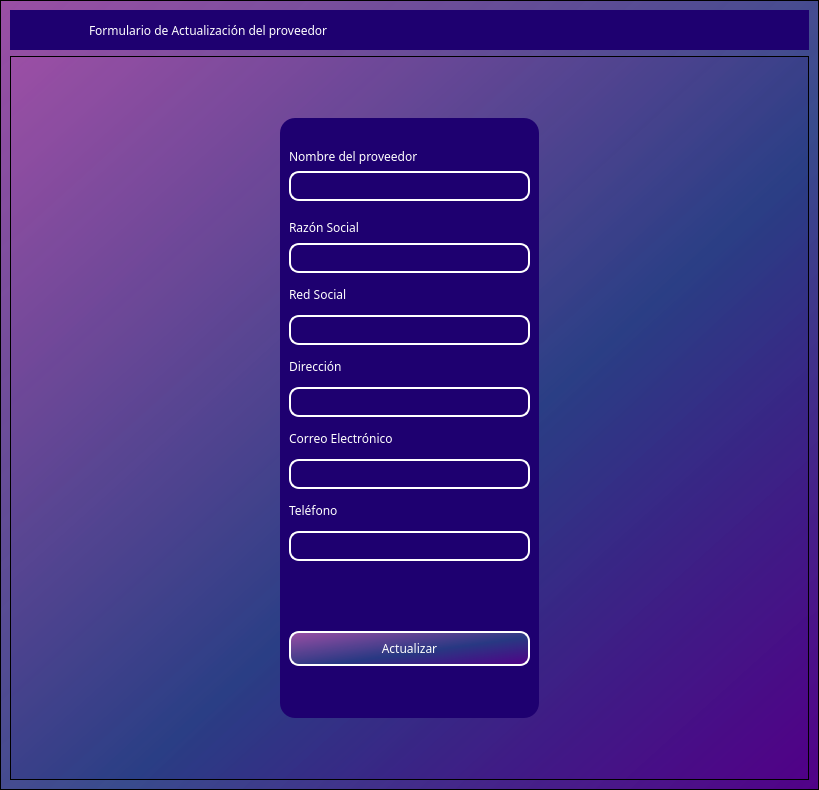
<?xml version="1.0" encoding="UTF-8"?>
<ui version="4.0">
 <class>MainWindow</class>
 <widget class="QMainWindow" name="MainWindow">
  <property name="geometry">
   <rect>
    <x>0</x>
    <y>0</y>
    <width>819</width>
    <height>790</height>
   </rect>
  </property>
  <property name="windowTitle">
   <string>MainWindow</string>
  </property>
  <property name="styleSheet">
   <string notr="true"/>
  </property>
  <widget class="QWidget" name="centralwidget">
   <property name="styleSheet">
    <string notr="true"/>
   </property>
   <layout class="QVBoxLayout" name="verticalLayout">
    <property name="spacing">
     <number>0</number>
    </property>
    <property name="leftMargin">
     <number>0</number>
    </property>
    <property name="topMargin">
     <number>0</number>
    </property>
    <property name="rightMargin">
     <number>0</number>
    </property>
    <property name="bottomMargin">
     <number>0</number>
    </property>
    <item>
     <widget class="QFrame" name="frame">
      <property name="enabled">
       <bool>true</bool>
      </property>
      <property name="styleSheet">
       <string notr="true">font-family: Noto Sans SC;
background-color: qlineargradient(spread:pad, x1:1, y1:1, x2:0, y2:0, stop:0 rgba(81, 0, 135, 255), stop:0.427447 rgba(41, 61, 132, 235), stop:1 rgba(155, 79, 165, 255));
</string>
      </property>
      <property name="frameShape">
       <enum>QFrame::StyledPanel</enum>
      </property>
      <property name="frameShadow">
       <enum>QFrame::Raised</enum>
      </property>
      <layout class="QVBoxLayout" name="verticalLayout_2">
       <item>
        <widget class="QFrame" name="frame_superior">
         <property name="minimumSize">
          <size>
           <width>0</width>
           <height>40</height>
          </size>
         </property>
         <property name="maximumSize">
          <size>
           <width>16777215</width>
           <height>40</height>
          </size>
         </property>
         <property name="styleSheet">
          <string notr="true">QPushButton{
	border-radius:18px;
}

QPushButton:hover{
	background-color: rgb(0, 0, 0);
}
QFrame{
	border-radius:25px;
 	background-color: #1E0070;
}</string>
         </property>
         <property name="frameShape">
          <enum>QFrame::StyledPanel</enum>
         </property>
         <property name="frameShadow">
          <enum>QFrame::Raised</enum>
         </property>
         <layout class="QHBoxLayout" name="horizontalLayout_3">
          <property name="spacing">
           <number>4</number>
          </property>
          <property name="leftMargin">
           <number>0</number>
          </property>
          <property name="topMargin">
           <number>0</number>
          </property>
          <property name="rightMargin">
           <number>0</number>
          </property>
          <property name="bottomMargin">
           <number>0</number>
          </property>
          <item>
           <spacer name="horizontalSpacer">
            <property name="orientation">
             <enum>Qt::Horizontal</enum>
            </property>
            <property name="sizeType">
             <enum>QSizePolicy::Fixed</enum>
            </property>
            <property name="sizeHint" stdset="0">
             <size>
              <width>25</width>
              <height>15</height>
             </size>
            </property>
           </spacer>
          </item>
          <item>
           <widget class="QPushButton" name="pushButton">
            <property name="maximumSize">
             <size>
              <width>50</width>
              <height>35</height>
             </size>
            </property>
            <property name="styleSheet">
             <string notr="true">QPushButton{
 	background-color: #1E0070;
}</string>
            </property>
            <property name="text">
             <string/>
            </property>
            <property name="icon">
             <iconset>
              <normalon>../image/provider.png</normalon>
             </iconset>
            </property>
            <property name="iconSize">
             <size>
              <width>35</width>
              <height>25</height>
             </size>
            </property>
           </widget>
          </item>
          <item>
           <widget class="QLabel" name="label_2">
            <property name="layoutDirection">
             <enum>Qt::LeftToRight</enum>
            </property>
            <property name="styleSheet">
             <string notr="true">color:white;
font: 12pt &quot;MS Shell Dlg 2&quot;;</string>
            </property>
            <property name="text">
             <string>Formulario de Actualización del proveedor</string>
            </property>
            <property name="scaledContents">
             <bool>false</bool>
            </property>
            <property name="alignment">
             <set>Qt::AlignLeading|Qt::AlignLeft|Qt::AlignVCenter</set>
            </property>
            <property name="margin">
             <number>0</number>
            </property>
           </widget>
          </item>
          <item>
           <widget class="QPushButton" name="bt_minimize">
            <property name="minimumSize">
             <size>
              <width>38</width>
              <height>38</height>
             </size>
            </property>
            <property name="maximumSize">
             <size>
              <width>38</width>
              <height>38</height>
             </size>
            </property>
            <property name="styleSheet">
             <string notr="true">
 	background-color: #1E0070;

</string>
            </property>
            <property name="text">
             <string/>
            </property>
            <property name="icon">
             <iconset>
              <normaloff>image/minus.svg</normaloff>image/minus.svg</iconset>
            </property>
            <property name="iconSize">
             <size>
              <width>38</width>
              <height>38</height>
             </size>
            </property>
           </widget>
          </item>
          <item>
           <widget class="QPushButton" name="bt_maximize">
            <property name="minimumSize">
             <size>
              <width>38</width>
              <height>38</height>
             </size>
            </property>
            <property name="maximumSize">
             <size>
              <width>38</width>
              <height>38</height>
             </size>
            </property>
            <property name="styleSheet">
             <string notr="true">
 	background-color: #1E0070;

</string>
            </property>
            <property name="text">
             <string/>
            </property>
            <property name="icon">
             <iconset>
              <normaloff>image/chevron-up.svg</normaloff>image/chevron-up.svg</iconset>
            </property>
            <property name="iconSize">
             <size>
              <width>38</width>
              <height>38</height>
             </size>
            </property>
           </widget>
          </item>
          <item>
           <widget class="QPushButton" name="bt_normal">
            <property name="minimumSize">
             <size>
              <width>38</width>
              <height>38</height>
             </size>
            </property>
            <property name="maximumSize">
             <size>
              <width>38</width>
              <height>38</height>
             </size>
            </property>
            <property name="styleSheet">
             <string notr="true">
 	background-color: #1E0070;

</string>
            </property>
            <property name="text">
             <string/>
            </property>
            <property name="icon">
             <iconset>
              <normaloff>image/chevron-down.svg</normaloff>image/chevron-down.svg</iconset>
            </property>
            <property name="iconSize">
             <size>
              <width>38</width>
              <height>38</height>
             </size>
            </property>
           </widget>
          </item>
          <item>
           <widget class="QPushButton" name="bt_close">
            <property name="minimumSize">
             <size>
              <width>38</width>
              <height>38</height>
             </size>
            </property>
            <property name="maximumSize">
             <size>
              <width>38</width>
              <height>38</height>
             </size>
            </property>
            <property name="styleSheet">
             <string notr="true">
 	background-color: #1E0070;

</string>
            </property>
            <property name="text">
             <string/>
            </property>
            <property name="icon">
             <iconset>
              <normaloff>image/x.svg</normaloff>image/x.svg</iconset>
            </property>
            <property name="iconSize">
             <size>
              <width>38</width>
              <height>38</height>
             </size>
            </property>
           </widget>
          </item>
         </layout>
        </widget>
       </item>
       <item>
        <widget class="QFrame" name="frame_3">
         <property name="frameShape">
          <enum>QFrame::StyledPanel</enum>
         </property>
         <property name="frameShadow">
          <enum>QFrame::Raised</enum>
         </property>
         <layout class="QHBoxLayout" name="horizontalLayout_4">
          <item>
           <spacer name="horizontalSpacer_3">
            <property name="orientation">
             <enum>Qt::Horizontal</enum>
            </property>
            <property name="sizeHint" stdset="0">
             <size>
              <width>80</width>
              <height>20</height>
             </size>
            </property>
           </spacer>
          </item>
          <item>
           <layout class="QVBoxLayout" name="verticalLayout_4">
            <item>
             <widget class="QFrame" name="frame_4">
              <property name="maximumSize">
               <size>
                <width>500</width>
                <height>600</height>
               </size>
              </property>
              <property name="styleSheet">
               <string notr="true">QLabel {
	color: rgb(255, 255, 254);
	font: 12pt &quot;Arial&quot;;
	background-color: rgba(0, 0, 0,0);
}


QLineEdit{
background-color: rgba(0, 0, 0,0);
border-radius:10px; 
font: 12pt &quot;Arial&quot;;
color: rgb(255, 255, 254);
border: 2px solid  rgb(255, 255, 255);

}

QLineEdit:hover{
background-color: rgba(0, 0, 0,0);
border-radius:10px; 
font: 12pt &quot;Arial&quot;;
border: 2px solid  rgb(120, 0, 171);
}

QLineEdit:focus{
background-color: rgb(0, 0, 0);
border-radius:10px; 
font: 12pt &quot;Arial&quot;;
border: 2px solid rgb(120, 0, 171);
}

QCheckBox{
	font: 12pt &quot;Arial&quot;;
	color: rgb(255, 255, 255);
}

QCheckBox::indicator {
    width: 18px;
    height:18px;
}

QCheckBox::indicator:unchecked {
   background-image: url(image/square.svg);
}

QCheckBox::indicator:checked {
   background-image: url(image/check-square.svg);
}

QPushButton{
border-radius:10px; 
font: 12pt &quot;Arial&quot;;
color: rgb(255, 255, 254);
border: 2px solid #ffffff;
}

QPushButton:hover{
border-radius:10px; 
font: 12pt &quot;Arial&quot;;
color: rgb(255, 255, 255);
border: 2px solid rgb(120, 0, 171);
	background-color: rgb(120, 0, 171);
}
QFrame{
 	background-color: #1E0070;
	border-radius:15px; 
}
</string>
              </property>
              <property name="frameShape">
               <enum>QFrame::StyledPanel</enum>
              </property>
              <property name="frameShadow">
               <enum>QFrame::Raised</enum>
              </property>
              <layout class="QVBoxLayout" name="verticalLayout_3">
               <item>
                <spacer name="verticalSpacer_3">
                 <property name="orientation">
                  <enum>Qt::Vertical</enum>
                 </property>
                 <property name="sizeHint" stdset="0">
                  <size>
                   <width>20</width>
                   <height>40</height>
                  </size>
                 </property>
                </spacer>
               </item>
               <item>
                <widget class="QLabel" name="label_4">
                 <property name="text">
                  <string>Nombre del proveedor</string>
                 </property>
                </widget>
               </item>
               <item>
                <widget class="QLineEdit" name="nametxt">
                 <property name="minimumSize">
                  <size>
                   <width>0</width>
                   <height>30</height>
                  </size>
                 </property>
                </widget>
               </item>
               <item>
                <widget class="QLabel" name="label_9">
                 <property name="minimumSize">
                  <size>
                   <width>0</width>
                   <height>30</height>
                  </size>
                 </property>
                 <property name="maximumSize">
                  <size>
                   <width>16777215</width>
                   <height>20</height>
                  </size>
                 </property>
                 <property name="text">
                  <string>Razón Social</string>
                 </property>
                </widget>
               </item>
               <item>
                <widget class="QLineEdit" name="bunisessocialtxt">
                 <property name="minimumSize">
                  <size>
                   <width>0</width>
                   <height>30</height>
                  </size>
                 </property>
                </widget>
               </item>
               <item>
                <widget class="QLabel" name="label_7">
                 <property name="minimumSize">
                  <size>
                   <width>0</width>
                   <height>30</height>
                  </size>
                 </property>
                 <property name="text">
                  <string>Red Social</string>
                 </property>
                </widget>
               </item>
               <item>
                <widget class="QLineEdit" name="linksocialtxt">
                 <property name="minimumSize">
                  <size>
                   <width>0</width>
                   <height>30</height>
                  </size>
                 </property>
                 <property name="sizeIncrement">
                  <size>
                   <width>0</width>
                   <height>35</height>
                  </size>
                 </property>
                 <property name="baseSize">
                  <size>
                   <width>0</width>
                   <height>35</height>
                  </size>
                 </property>
                </widget>
               </item>
               <item>
                <widget class="QLabel" name="label_5">
                 <property name="minimumSize">
                  <size>
                   <width>0</width>
                   <height>30</height>
                  </size>
                 </property>
                 <property name="text">
                  <string>Dirección</string>
                 </property>
                </widget>
               </item>
               <item>
                <widget class="QLineEdit" name="addresstxt">
                 <property name="minimumSize">
                  <size>
                   <width>0</width>
                   <height>30</height>
                  </size>
                 </property>
                 <property name="maximumSize">
                  <size>
                   <width>16777215</width>
                   <height>16777215</height>
                  </size>
                 </property>
                 <property name="echoMode">
                  <enum>QLineEdit::Normal</enum>
                 </property>
                </widget>
               </item>
               <item>
                <widget class="QLabel" name="label_6">
                 <property name="minimumSize">
                  <size>
                   <width>0</width>
                   <height>30</height>
                  </size>
                 </property>
                 <property name="text">
                  <string>Correo Electrónico</string>
                 </property>
                </widget>
               </item>
               <item>
                <widget class="QLineEdit" name="emailtxt">
                 <property name="minimumSize">
                  <size>
                   <width>0</width>
                   <height>30</height>
                  </size>
                 </property>
                </widget>
               </item>
               <item>
                <widget class="QLabel" name="label">
                 <property name="minimumSize">
                  <size>
                   <width>0</width>
                   <height>30</height>
                  </size>
                 </property>
                 <property name="text">
                  <string>Teléfono</string>
                 </property>
                </widget>
               </item>
               <item>
                <widget class="QLineEdit" name="phonetxt">
                 <property name="minimumSize">
                  <size>
                   <width>0</width>
                   <height>30</height>
                  </size>
                 </property>
                </widget>
               </item>
               <item>
                <spacer name="verticalSpacer_4">
                 <property name="orientation">
                  <enum>Qt::Vertical</enum>
                 </property>
                 <property name="sizeHint" stdset="0">
                  <size>
                   <width>20</width>
                   <height>40</height>
                  </size>
                 </property>
                </spacer>
               </item>
               <item>
                <spacer name="verticalSpacer_5">
                 <property name="orientation">
                  <enum>Qt::Vertical</enum>
                 </property>
                 <property name="sizeHint" stdset="0">
                  <size>
                   <width>20</width>
                   <height>40</height>
                  </size>
                 </property>
                </spacer>
               </item>
               <item>
                <spacer name="verticalSpacer_6">
                 <property name="orientation">
                  <enum>Qt::Vertical</enum>
                 </property>
                 <property name="sizeHint" stdset="0">
                  <size>
                   <width>20</width>
                   <height>40</height>
                  </size>
                 </property>
                </spacer>
               </item>
               <item>
                <widget class="QPushButton" name="btn_update_provider">
                 <property name="minimumSize">
                  <size>
                   <width>0</width>
                   <height>35</height>
                  </size>
                 </property>
                 <property name="cursor">
                  <cursorShape>PointingHandCursor</cursorShape>
                 </property>
                 <property name="text">
                  <string>Actualizar</string>
                 </property>
                </widget>
               </item>
               <item>
                <spacer name="verticalSpacer_7">
                 <property name="orientation">
                  <enum>Qt::Vertical</enum>
                 </property>
                 <property name="sizeHint" stdset="0">
                  <size>
                   <width>20</width>
                   <height>40</height>
                  </size>
                 </property>
                </spacer>
               </item>
               <item>
                <layout class="QHBoxLayout" name="horizontalLayout_2"/>
               </item>
               <item>
                <spacer name="verticalSpacer_8">
                 <property name="orientation">
                  <enum>Qt::Vertical</enum>
                 </property>
                 <property name="sizeHint" stdset="0">
                  <size>
                   <width>20</width>
                   <height>40</height>
                  </size>
                 </property>
                </spacer>
               </item>
               <item>
                <layout class="QHBoxLayout" name="horizontalLayout"/>
               </item>
              </layout>
             </widget>
            </item>
           </layout>
          </item>
          <item>
           <spacer name="horizontalSpacer_4">
            <property name="orientation">
             <enum>Qt::Horizontal</enum>
            </property>
            <property name="sizeHint" stdset="0">
             <size>
              <width>80</width>
              <height>20</height>
             </size>
            </property>
           </spacer>
          </item>
         </layout>
        </widget>
       </item>
      </layout>
     </widget>
    </item>
   </layout>
  </widget>
 </widget>
 <resources/>
 <connections/>
</ui>
